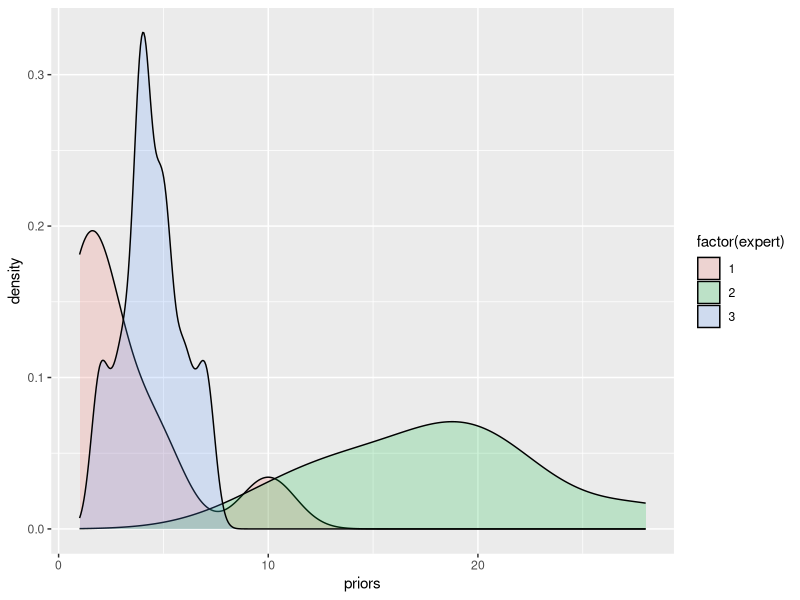
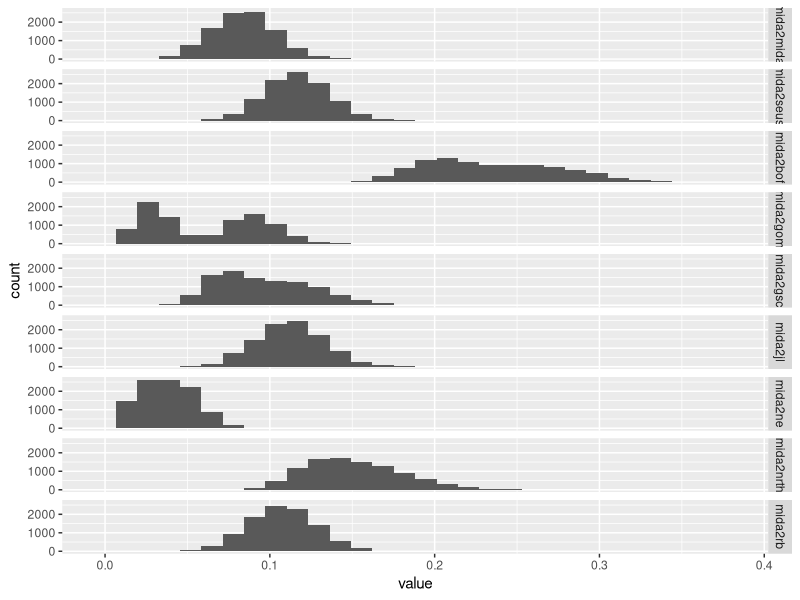

Recreate these plots in R, in order.
## ---- chunk 1
library(ggplot2)
dir1 <- floor(rgamma(9, 2, 0.5));dir1[dir1 == 0] <- 1
dir2 <- floor(rgamma(9, 9, 0.5));dir2[dir2 == 0] <- 1
dir3 <- floor(rgamma(9, 10, 2));dir3[dir3 == 0] <- 1

allDirs <- data.frame(expert = rep(1:3, each = 9), priors = c(dir1, dir2, dir3))
allDirs$priors[allDirs$priors == 0] <- 1

ggplot(allDirs, aes(x = priors, fill = factor(expert))) + 
  geom_density(alpha = 0.2)

simDat <- c(15, 25, 60, 5, 17, 23, 1, 35, 21)

df <- data.frame(data = simDat,
                 expert1 = dir1,
                 expert2 = dir2,
                 expert3 = dir3)
knitr::kable(df, caption = "Table 1. Data for worked example and 3 experts' prior Dirichlet distributions.")
## ---- chunk 2

calcC <- function(data, prior){
  dd <- as.vector(data)
  pp <- as.vector(prior)
  if(length(dd) != length(pp)) stop('Data and prior lengths do not match')
  c <- prod(lgamma(dd + pp)) / lgamma(sum(dd + pp)) 
  # note that without using log gamma, this blows up.
  return(c)
}

calcC(simDat, dir1)
## ---- chunk 3
c1 <- calcC(simDat, dir1)
c2 <- calcC(simDat, dir2)
c3 <- calcC(simDat, dir3)

k1 <- (1/3 * c1) / (1/3 * c1 + 1/3 * c2 + 1/3 * c3)
k2 <- (1/3 * c2) / (1/3 * c1 + 1/3 * c2 + 1/3 * c3)
k3 <- (1/3 * c3) / (1/3 * c1 + 1/3 * c2 + 1/3 * c3)
K <- c(k1, k2, k3)
## ---- chunk 4
round(K, 3)
## ---- chunk 5
a <- runif(1)
idx <- which.min(abs(K - a))
prior <- allDirs[allDirs$expert == idx, 'priors']
library(gtools)
post <- rdirichlet(1, simDat + prior)
round(post, 3)
## ---- chunk 6
nsamp <- 10000
outdf <- matrix(nrow = nsamp, ncol = 9)
colnames(outdf) <- c('mida2mida', 'mida2seus', 'mida2bof', 'mida2gom', 
                     'mida2gsc', 'mida2jl', 'mida2ne', 'mida2nrth', 'mida2rb')
for(i in 1:nsamp){
  a <- runif(1)
  idx <- which.min(abs(K - a))
  prior <- allDirs[allDirs$expert == idx, 'priors']
  outdf[i, ] <- rdirichlet(1, simDat + prior)
}
## ---- chunk 7
library(reshape2)
library(ggplot2)
dflong <- melt(as.data.frame(outdf))
p <- ggplot(data = dflong, aes(value, group = variable))+
  geom_histogram()+
  facet_grid(variable ~ .)
p
